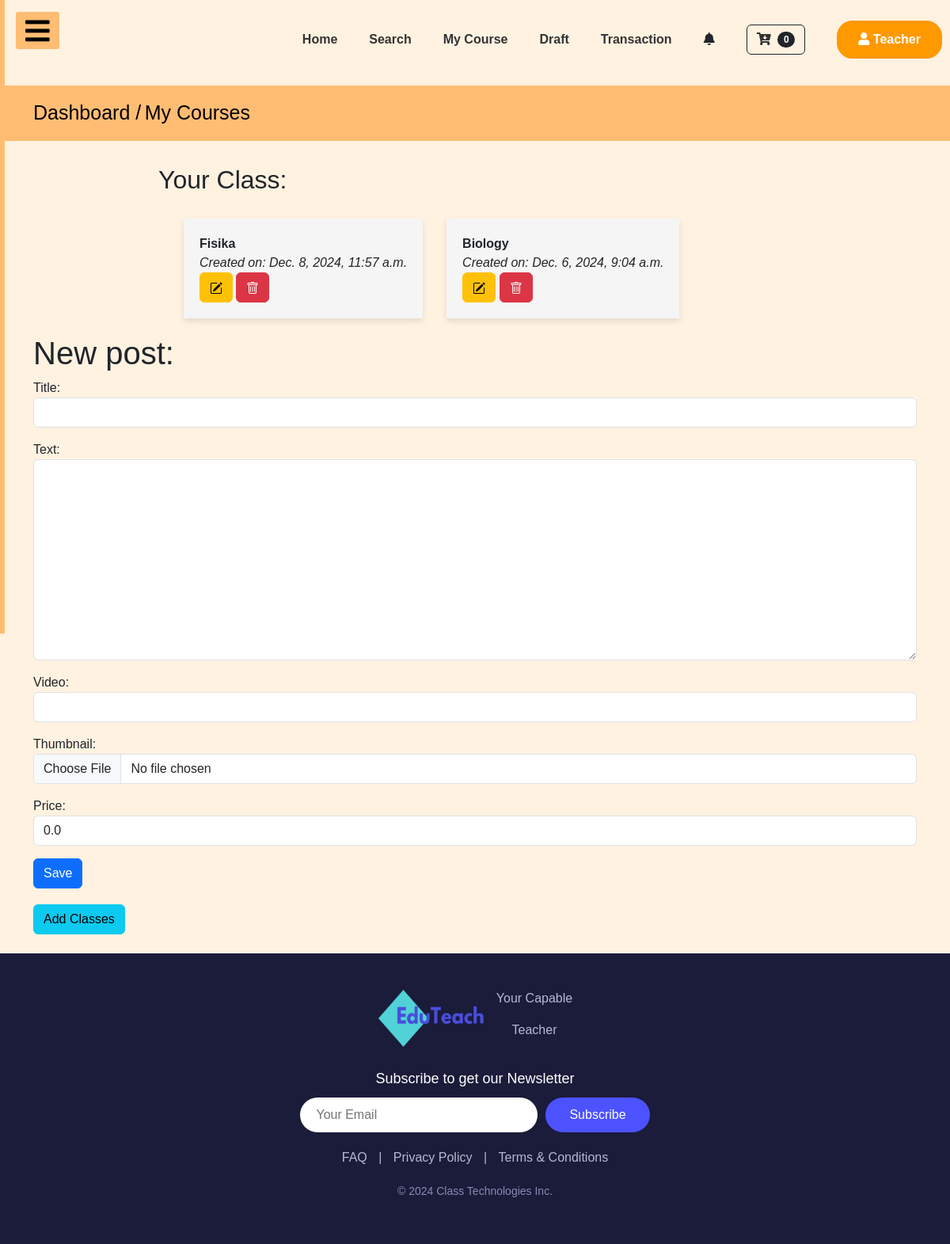
The app's page /courses_app/post/new/ (signed in) with its own data.
### courses_app/models.py (models this page shows, shortened)
class Post(models.Model):
    author = models.ForeignKey(User, on_delete=models.CASCADE)  # Ganti Teacher menjadi User
    title = models.CharField(max_length=200)
    text = models.TextField()
    price = models.DecimalField(max_digits=10, decimal_places=2, default=0.00)
    created_date = models.DateTimeField(default=timezone.now)
    thumbnail = models.ImageField(upload_to='thumbnail', blank=True)
    video = EmbedVideoField(blank=True, null=True)  # Tambahkan field untuk video
    published_date = models.DateTimeField(blank=True, null=True)
    id = models.CharField(max_length=10, primary_key=True)

### courses_app/views.py (the view, shortened to what this page needs)
# urls.py: path('post/new/', views.PostCreateView.as_view(), name='post_new'),
class PostCreateView(LoginRequiredMixin, CreateView):
    login_url = '/login/'
    form_class = PostForm
    model = Post
    template_name = 'courses_app/post_form.html'  # Pastikan Anda menentukan template yang tepat
    def get_context_data(self, **kwargs):
        context = super().get_context_data(**kwargs)
        user = User.objects.get(username=self.request.user.username)
        if user.is_teacher:
            context['posts'] = Post.objects.filter(author=user).order_by('-created_date')
        return context

### courses_app/forms.py
class PostForm(forms.ModelForm):
    class Meta:
        model = Post
        fields = ('title', 'text', 'video', 'thumbnail', 'price')
        widgets = {
            'title': forms.TextInput(attrs={'class': 'form-control'}),
            'text': forms.Textarea(attrs={'class': 'form-control'}),
            'video': forms.URLInput(attrs={'class': 'form-control'}),
            'thumbnail': forms.ClearableFileInput(attrs={'class': 'form-control'}),
            'price': forms.NumberInput(attrs={'class': 'form-control'}),
        }

### cart/cart.py (called while the page is built)
    def __len__(self):
        return len(self.cart)

### cart/context_processors.py (called while the page is built)
def cart(request):
    return {'cart':Cart(request)}

### courses_app/templates/courses_app/post_form.html (shortened to what this page needs)
{% extends 'dashboard_app/base_dashboard_teacher.html' %}
{% load static %}
{% block head_block %}
<link rel="stylesheet" href="{% static 'css/mycourse.css' %}">
{% endblock %}
{% block body_block %}
<div class="py-3" style="background:#FFBD73">
    <div class="container nav-jejak">
      <a class="text-black" href="{% url 'user_app:teacherdashboard' %}" style="font-size: 25px;"> Dashboard /</a>
      <a class="text-black" href="#" style="font-size: 25px;"> My Courses</a>
    </div>
</div>
<div class="item">
<h2>Your Class:</h2>
<ul>
    {% for post in posts %}
        <li>
            <strong>{{ post.title }}</strong><br>
            <em>Created on: {{ post.created_date }}</em>
            <br>
            {% if user.is_authenticated %}
            <a class="btn btn-warning" href="{% url 'post_edit' pk=post.pk %}">
            </a>
            <a class="btn btn-danger" href="{% url 'post_remove' pk=post.pk %}">
            </a>
            {% endif %}
        </li>
    {% empty %}
        <li>No posts available.</li>
    {% endfor %}
</ul>
</div>
<div class="container">
<div class="form-group">
<h1>New post: </h1>
<form method="POST" class="post-form" enctype="multipart/form-data">
    {{ form.as_p }}
    <button style="margin-bottom: 20px;" class="btn btn-primary save" type="submit">Save</button>
</form>
</div>
<a href="{% url 'create_class' %}" class="btn btn-info">Add Classes</a>
</div>
<br>
{% endblock %}

### static/css/base_dashboard.css (style rules this page uses)
* { padding: 0; margin: 0; list-style: none; text-decoration: none; }
body { font-family: 'Roboto', sans-serif; background-color: #FFF2E1; }
* { box-sizing: border-box; }
body { font-family: Arial, Helvetica, sans-serif; margin: 0; }

### courses_app/static/css/mycourse.css (style rules this page uses)
h2 { padding: 10px 20px; }
.item { margin: 20px 15%; }
.item ul { display: flex ; gap: 30px; flex-wrap: wrap; margin: 20px; }
.item ul li { background-color: whitesmoke; box-shadow: 0 4px 8px rgba(0, 0, 0, 0.1); transition: transform 0.2s; padding: 20px; }
.nav-jejak .text-black { text-decoration: none !important; }

### records on screen
Post: title "Fisika", created_date "Dec. 8, 2024, 11:57 a.m."
Post: title "Biology", created_date "Dec. 6, 2024, 9:04 a.m."

### other values on screen
{{ cart|length }} "0"
